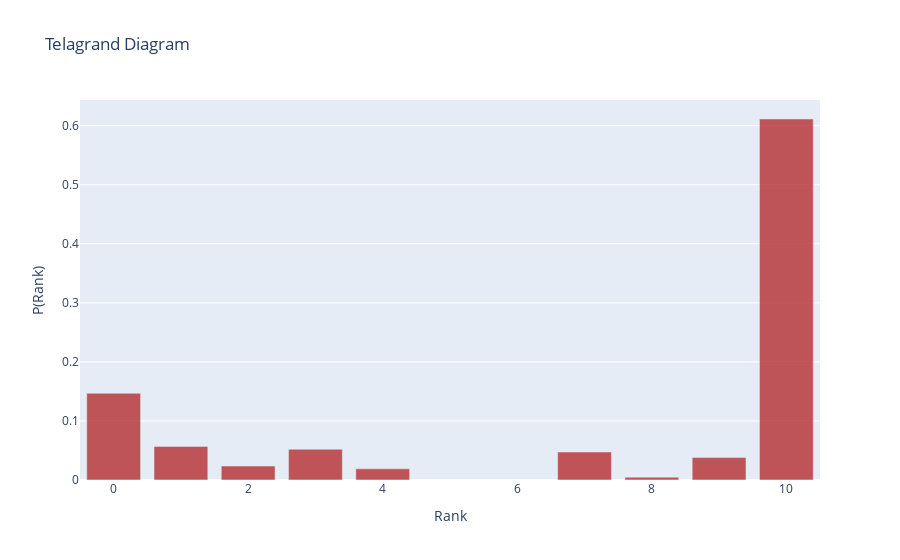

Notebook source saved alongside this figure:
### Code cell
fig = go.Figure()


value, count = np.unique(all_ranks, return_counts=True)
count = count / count.sum()
fig.add_trace(
    go.Bar(
        x=value,
        y=count,
        name="Ranks",
        marker_color="firebrick",
        opacity=0.75,
    )
)

# Update layout
fig.update_layout(
    title="Telagrand Diagram",
    xaxis_title="Rank",
    yaxis_title="P(Rank)",
    barmode="group",
)

fig.show()

### Figure 1 — Plotly figure (JSON) as saved in the notebook; plotly's stock layout.template omitted (floating-point values rounded to 4 significant figures)
{"data": [{"marker": {"color": "firebrick"}, "name": "Ranks", "opacity": 0.75, "type": "bar", "x": [0, 1, 2, 3, 4, 7, 8, 9, 10], "y": [0.1469, 0.05687, 0.0237, 0.05213, 0.01896, 0.04739, 0.004739, 0.03791, 0.6114]}], "layout": {"barmode": "group", "title": {"text": "Telagrand Diagram"}, "xaxis": {"title": {"text": "Rank"}}, "yaxis": {"title": {"text": "P(Rank)"}}}}
